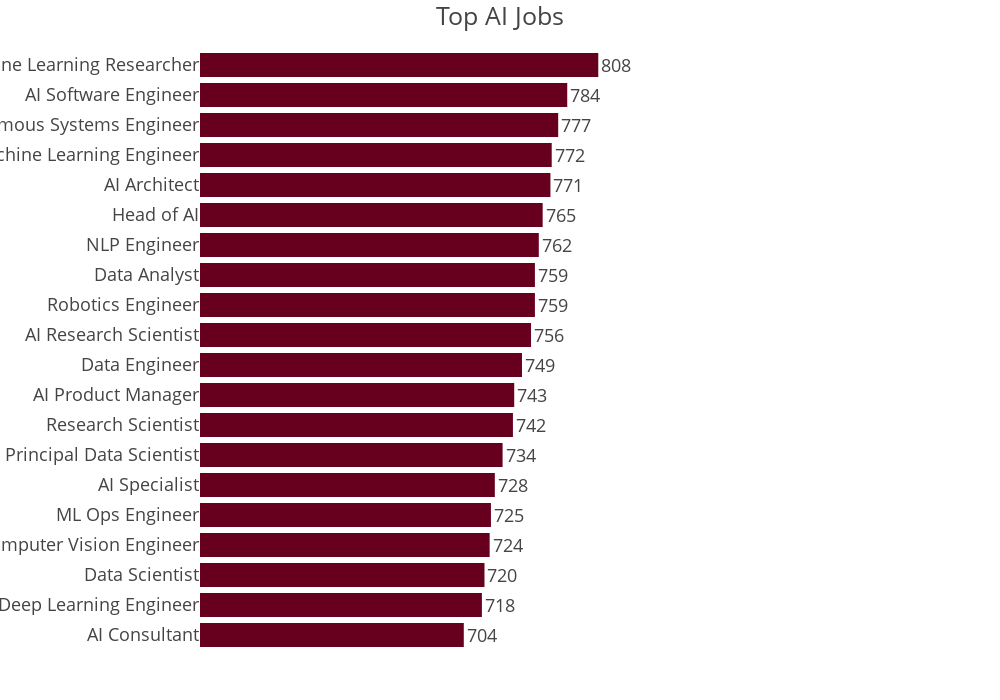

The notebook cell saved with this chart:
### Code cell
fig = px.bar(
    ai_jobs_counts,
    x="job_count",
    y="job_title",
    title="Top AI Jobs",
    orientation='h',
    height=700,
    width=1000,
    color_discrete_sequence=px.colors.sequential.RdBu,
    text='job_count'
)

fig.update_layout(
    template="presentation",
    xaxis_title=" ",
    yaxis_title=" ",
    xaxis=dict(range=[500, company_counts['job_count'].max() + 100], showticklabels=False, showgrid=False),
    margin=dict(l=200, r=50, t=50, b=50),
    yaxis=dict(showticklabels=True, showgrid=False)
)

fig.update_traces(textposition='outside')

fig.show()

### Figure 1 — Plotly figure (JSON) as saved in the notebook; plotly's stock layout.template omitted (floating-point values rounded to 4 significant figures)
{"data": [{"hovertemplate": "job_count=%{text}<br>job_title=%{y}<extra></extra>", "legendgroup": "", "marker": {"color": "rgb(103,0,31)", "pattern": {"shape": ""}}, "name": "", "orientation": "h", "showlegend": false, "text": [704.0, 718.0, 720.0, 724.0, 725.0, 728.0, 734.0, 742.0, 743.0, 749.0, 756.0, 759.0, 759.0, 762.0, 765.0, 771.0, 772.0, 777.0, 784.0, 808.0], "textposition": "outside", "type": "bar", "x": [704, 718, 720, 724, 725, 728, 734, 742, 743, 749, 756, 759, 759, 762, 765, 771, 772, 777, 784, 808], "xaxis": "x", "y": ["AI Consultant", "Deep Learning Engineer", "Data Scientist", "Computer Vision Engineer", "ML Ops Engineer", "AI Specialist", "Principal Data Scientist", "Research Scientist", "AI Product Manager", "Data Engineer", "AI Research Scientist", "Robotics Engineer", "Data Analyst", "NLP Engineer", "Head of AI", "AI Architect", "Machine Learning Engineer", "Autonomous Systems Engineer", "AI Software Engineer", "Machine Learning Researcher"], "yaxis": "y"}], "layout": {"barmode": "relative", "height": 700, "legend": {"tracegroupgap": 0}, "margin": {"b": 50, "l": 200, "r": 50, "t": 50}, "title": {"text": "Top AI Jobs"}, "width": 1000, "xaxis": {"anchor": "y", "domain": [0, 1], "range": [500, 1080], "showgrid": false, "showticklabels": false, "title": {"text": " "}, "type": "linear"}, "yaxis": {"anchor": "x", "autorange": true, "domain": [0, 1], "range": [-0.5, 19.5], "showgrid": false, "showticklabels": true, "title": {"text": " "}, "type": "category"}}}
